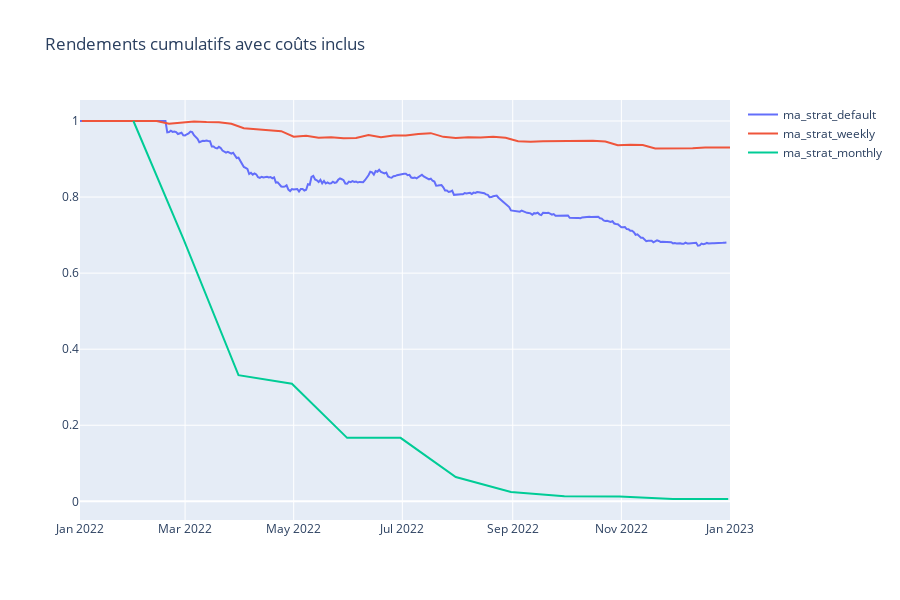

Notebook cell for this chart:
### Code cell
# Graphique des différentes stratégies avec possibilité d'inclusion de coûts 
manager.plot_all_strategies(backend=backend,include_costs=True)
